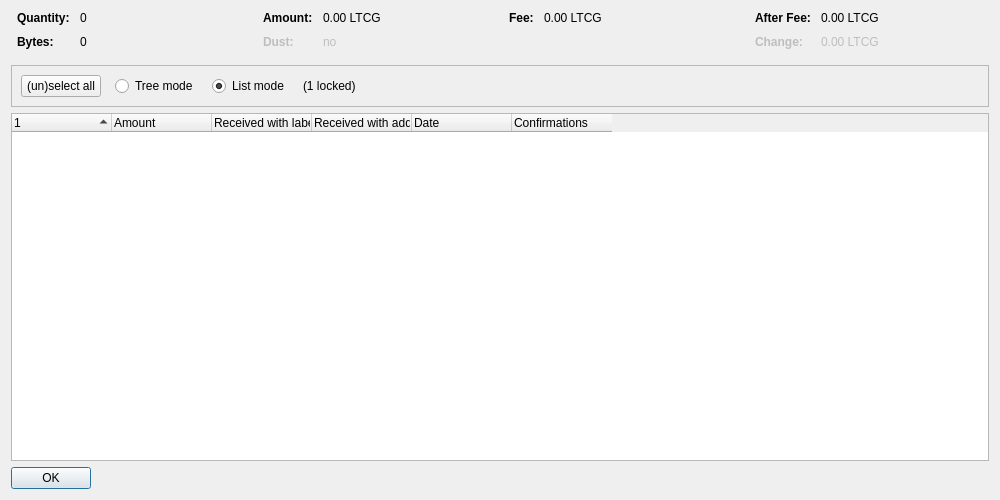
<?xml version="1.0" encoding="UTF-8"?>
<ui version="4.0">
 <class>CoinControlDialog</class>
 <widget class="QDialog" name="CoinControlDialog">
  <property name="geometry">
   <rect>
    <x>0</x>
    <y>0</y>
    <width>1000</width>
    <height>500</height>
   </rect>
  </property>
  <property name="windowTitle">
   <string>Coin Selection</string>
  </property>
  <layout class="QVBoxLayout" name="verticalLayout">
   <item>
    <layout class="QHBoxLayout" name="horizontalLayoutTop" stretch="0,0,0,0">
     <property name="topMargin">
      <number>0</number>
     </property>
     <property name="bottomMargin">
      <number>10</number>
     </property>
     <item>
      <layout class="QFormLayout" name="formLayoutCoinControl1">
       <property name="horizontalSpacing">
        <number>10</number>
       </property>
       <property name="verticalSpacing">
        <number>10</number>
       </property>
       <property name="leftMargin">
        <number>6</number>
       </property>
       <property name="rightMargin">
        <number>6</number>
       </property>
       <item row="0" column="0">
        <widget class="QLabel" name="labelCoinControlQuantityText">
         <property name="font">
          <font>
           <weight>75</weight>
           <bold>true</bold>
          </font>
         </property>
         <property name="text">
          <string>Quantity:</string>
         </property>
        </widget>
       </item>
       <item row="0" column="1">
        <widget class="QLabel" name="labelCoinControlQuantity">
         <property name="cursor">
          <cursorShape>IBeamCursor</cursorShape>
         </property>
         <property name="contextMenuPolicy">
          <enum>Qt::ActionsContextMenu</enum>
         </property>
         <property name="text">
          <string notr="true">0</string>
         </property>
         <property name="textInteractionFlags">
          <set>Qt::LinksAccessibleByMouse|Qt::TextSelectableByKeyboard|Qt::TextSelectableByMouse</set>
         </property>
        </widget>
       </item>
       <item row="1" column="0">
        <widget class="QLabel" name="labelCoinControlBytesText">
         <property name="font">
          <font>
           <weight>75</weight>
           <bold>true</bold>
          </font>
         </property>
         <property name="text">
          <string>Bytes:</string>
         </property>
        </widget>
       </item>
       <item row="1" column="1">
        <widget class="QLabel" name="labelCoinControlBytes">
         <property name="cursor">
          <cursorShape>IBeamCursor</cursorShape>
         </property>
         <property name="contextMenuPolicy">
          <enum>Qt::ActionsContextMenu</enum>
         </property>
         <property name="text">
          <string notr="true">0</string>
         </property>
         <property name="textInteractionFlags">
          <set>Qt::LinksAccessibleByMouse|Qt::TextSelectableByKeyboard|Qt::TextSelectableByMouse</set>
         </property>
        </widget>
       </item>
      </layout>
     </item>
     <item>
      <layout class="QFormLayout" name="formLayoutCoinControl2">
       <property name="horizontalSpacing">
        <number>10</number>
       </property>
       <property name="verticalSpacing">
        <number>10</number>
       </property>
       <property name="leftMargin">
        <number>6</number>
       </property>
       <property name="rightMargin">
        <number>6</number>
       </property>
       <item row="0" column="0">
        <widget class="QLabel" name="labelCoinControlAmountText">
         <property name="font">
          <font>
           <weight>75</weight>
           <bold>true</bold>
          </font>
         </property>
         <property name="text">
          <string>Amount:</string>
         </property>
        </widget>
       </item>
       <item row="0" column="1">
        <widget class="QLabel" name="labelCoinControlAmount">
         <property name="cursor">
          <cursorShape>IBeamCursor</cursorShape>
         </property>
         <property name="contextMenuPolicy">
          <enum>Qt::ActionsContextMenu</enum>
         </property>
         <property name="text">
          <string notr="true">0.00 LTCG</string>
         </property>
         <property name="textInteractionFlags">
          <set>Qt::LinksAccessibleByMouse|Qt::TextSelectableByKeyboard|Qt::TextSelectableByMouse</set>
         </property>
        </widget>
       </item>
       <item row="1" column="0">
        <widget class="QLabel" name="labelCoinControlLowOutputText">
         <property name="enabled">
          <bool>false</bool>
         </property>
         <property name="font">
          <font>
           <weight>75</weight>
           <bold>true</bold>
          </font>
         </property>
         <property name="text">
          <string>Dust:</string>
         </property>
        </widget>
       </item>
       <item row="1" column="1">
        <widget class="QLabel" name="labelCoinControlLowOutput">
         <property name="enabled">
          <bool>false</bool>
         </property>
         <property name="cursor">
          <cursorShape>IBeamCursor</cursorShape>
         </property>
         <property name="contextMenuPolicy">
          <enum>Qt::ActionsContextMenu</enum>
         </property>
         <property name="text">
          <string notr="true">no</string>
         </property>
         <property name="textInteractionFlags">
          <set>Qt::LinksAccessibleByMouse|Qt::TextSelectableByKeyboard|Qt::TextSelectableByMouse</set>
         </property>
        </widget>
       </item>
      </layout>
     </item>
     <item>
      <layout class="QFormLayout" name="formLayoutCoinControl3">
       <property name="horizontalSpacing">
        <number>10</number>
       </property>
       <property name="verticalSpacing">
        <number>10</number>
       </property>
       <property name="leftMargin">
        <number>6</number>
       </property>
       <property name="rightMargin">
        <number>6</number>
       </property>
       <item row="0" column="0">
        <widget class="QLabel" name="labelCoinControlFeeText">
         <property name="font">
          <font>
           <weight>75</weight>
           <bold>true</bold>
          </font>
         </property>
         <property name="text">
          <string>Fee:</string>
         </property>
        </widget>
       </item>
       <item row="0" column="1">
        <widget class="QLabel" name="labelCoinControlFee">
         <property name="cursor">
          <cursorShape>IBeamCursor</cursorShape>
         </property>
         <property name="contextMenuPolicy">
          <enum>Qt::ActionsContextMenu</enum>
         </property>
         <property name="text">
          <string notr="true">0.00 LTCG</string>
         </property>
         <property name="textInteractionFlags">
          <set>Qt::LinksAccessibleByMouse|Qt::TextSelectableByKeyboard|Qt::TextSelectableByMouse</set>
         </property>
        </widget>
       </item>
      </layout>
     </item>
     <item>
      <layout class="QFormLayout" name="formLayoutCoinControl4">
       <property name="horizontalSpacing">
        <number>10</number>
       </property>
       <property name="verticalSpacing">
        <number>10</number>
       </property>
       <property name="leftMargin">
        <number>6</number>
       </property>
       <property name="rightMargin">
        <number>6</number>
       </property>
       <item row="0" column="0">
        <widget class="QLabel" name="labelCoinControlAfterFeeText">
         <property name="font">
          <font>
           <weight>75</weight>
           <bold>true</bold>
          </font>
         </property>
         <property name="text">
          <string>After Fee:</string>
         </property>
        </widget>
       </item>
       <item row="0" column="1">
        <widget class="QLabel" name="labelCoinControlAfterFee">
         <property name="cursor">
          <cursorShape>IBeamCursor</cursorShape>
         </property>
         <property name="contextMenuPolicy">
          <enum>Qt::ActionsContextMenu</enum>
         </property>
         <property name="text">
          <string notr="true">0.00 LTCG</string>
         </property>
         <property name="textInteractionFlags">
          <set>Qt::LinksAccessibleByMouse|Qt::TextSelectableByKeyboard|Qt::TextSelectableByMouse</set>
         </property>
        </widget>
       </item>
       <item row="1" column="0">
        <widget class="QLabel" name="labelCoinControlChangeText">
         <property name="enabled">
          <bool>false</bool>
         </property>
         <property name="font">
          <font>
           <weight>75</weight>
           <bold>true</bold>
          </font>
         </property>
         <property name="text">
          <string>Change:</string>
         </property>
        </widget>
       </item>
       <item row="1" column="1">
        <widget class="QLabel" name="labelCoinControlChange">
         <property name="enabled">
          <bool>false</bool>
         </property>
         <property name="cursor">
          <cursorShape>IBeamCursor</cursorShape>
         </property>
         <property name="contextMenuPolicy">
          <enum>Qt::ActionsContextMenu</enum>
         </property>
         <property name="text">
          <string notr="true">0.00 LTCG</string>
         </property>
         <property name="textInteractionFlags">
          <set>Qt::LinksAccessibleByMouse|Qt::TextSelectableByKeyboard|Qt::TextSelectableByMouse</set>
         </property>
        </widget>
       </item>
      </layout>
     </item>
    </layout>
   </item>
   <item>
    <widget class="QFrame" name="frame">
     <property name="minimumSize">
      <size>
       <width>0</width>
       <height>40</height>
      </size>
     </property>
     <property name="frameShape">
      <enum>QFrame::StyledPanel</enum>
     </property>
     <property name="frameShadow">
      <enum>QFrame::Sunken</enum>
     </property>
     <layout class="QHBoxLayout" name="horizontalLayout">
      <item>
       <layout class="QHBoxLayout" name="horizontalLayoutPanel" stretch="0,0,0,0,0">
        <property name="spacing">
         <number>14</number>
        </property>
        <item>
         <widget class="QPushButton" name="pushButtonSelectAll">
          <property name="sizePolicy">
           <sizepolicy hsizetype="Maximum" vsizetype="Fixed">
            <horstretch>0</horstretch>
            <verstretch>0</verstretch>
           </sizepolicy>
          </property>
          <property name="text">
           <string>(un)select all</string>
          </property>
          <property name="autoDefault">
           <bool>false</bool>
          </property>
         </widget>
        </item>
        <item>
         <widget class="QRadioButton" name="radioTreeMode">
          <property name="sizePolicy">
           <sizepolicy hsizetype="Maximum" vsizetype="Fixed">
            <horstretch>0</horstretch>
            <verstretch>0</verstretch>
           </sizepolicy>
          </property>
          <property name="text">
           <string>Tree mode</string>
          </property>
         </widget>
        </item>
        <item>
         <widget class="QRadioButton" name="radioListMode">
          <property name="sizePolicy">
           <sizepolicy hsizetype="Maximum" vsizetype="Fixed">
            <horstretch>0</horstretch>
            <verstretch>0</verstretch>
           </sizepolicy>
          </property>
          <property name="text">
           <string>List mode</string>
          </property>
          <property name="checked">
           <bool>true</bool>
          </property>
         </widget>
        </item>
        <item>
         <widget class="QLabel" name="labelLocked">
          <property name="text">
           <string notr="true">(1 locked)</string>
          </property>
         </widget>
        </item>
        <item>
         <spacer name="horizontalSpacer">
          <property name="orientation">
           <enum>Qt::Horizontal</enum>
          </property>
          <property name="sizeHint" stdset="0">
           <size>
            <width>40</width>
            <height>20</height>
           </size>
          </property>
         </spacer>
        </item>
       </layout>
      </item>
     </layout>
    </widget>
   </item>
   <item>
    <widget class="CoinControlTreeWidget" name="treeWidget">
     <property name="contextMenuPolicy">
      <enum>Qt::CustomContextMenu</enum>
     </property>
     <property name="sortingEnabled">
      <bool>false</bool>
     </property>
     <property name="columnCount">
      <number>6</number>
     </property>
     <attribute name="headerShowSortIndicator" stdset="0">
      <bool>true</bool>
     </attribute>
     <attribute name="headerStretchLastSection">
      <bool>false</bool>
     </attribute>
     <column>
      <property name="text">
       <string/>
      </property>
     </column>
     <column>
      <property name="text">
       <string>Amount</string>
      </property>
     </column>
     <column>
      <property name="text">
       <string>Received with label</string>
      </property>
     </column>
     <column>
      <property name="text">
       <string>Received with address</string>
      </property>
     </column>
     <column>
      <property name="text">
       <string>Date</string>
      </property>
     </column>
     <column>
      <property name="text">
       <string>Confirmations</string>
      </property>
      <property name="toolTip">
       <string>Confirmed</string>
      </property>
     </column>
     <column>
      <property name="text">
       <string/>
      </property>
     </column>
     <column>
      <property name="text">
       <string/>
      </property>
     </column>
     <column>
      <property name="text">
       <string/>
      </property>
     </column>
     <column>
      <property name="text">
       <string/>
      </property>
     </column>
    </widget>
   </item>
   <item>
    <widget class="QDialogButtonBox" name="buttonBox">
     <property name="sizePolicy">
      <sizepolicy hsizetype="Maximum" vsizetype="Fixed">
       <horstretch>0</horstretch>
       <verstretch>0</verstretch>
      </sizepolicy>
     </property>
     <property name="orientation">
      <enum>Qt::Horizontal</enum>
     </property>
     <property name="standardButtons">
      <set>QDialogButtonBox::Ok</set>
     </property>
    </widget>
   </item>
  </layout>
 </widget>
 <customwidgets>
  <customwidget>
   <class>CoinControlTreeWidget</class>
   <extends>QTreeWidget</extends>
   <header>qt/coincontroltreewidget.h</header>
  </customwidget>
 </customwidgets>
 <resources/>
 <connections/>
</ui>
